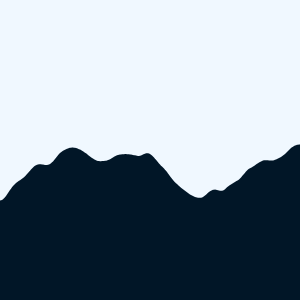
Frame 1 (no input)
Frame 2 (the mouse pressed at the canvas centre, redrawn once): identical to frame 1, image omitted

The p5.js sketch that drew this single still picture (run headless with seeded random() and noise() and a simulated clock; the mouse was pressed at the canvas centre and the sketch redrawn once):

// p5.js sketch
// ── sketch.js
//http://genekogan.com/code/p5js-perlin-noise/ edited from this
function setup() {
  createCanvas(300, 300);
}

function draw() {
  var highestPoint = 0;
  background(1,22,39);
  noFill();
  noStroke();

  //mountain (made by drawing sky on top of brown)
  beginShape();
  vertex(0,0)
  fill(240,248,255)

  for (var x = 0; x < width+1; x++) {
	var nx = map(x, 0, width, 0, 3);
	var y = height/2 * noise(nx);
	vertex(x, y+100);
  }
  vertex(300,0)
  endShape();

  noLoop()
}
